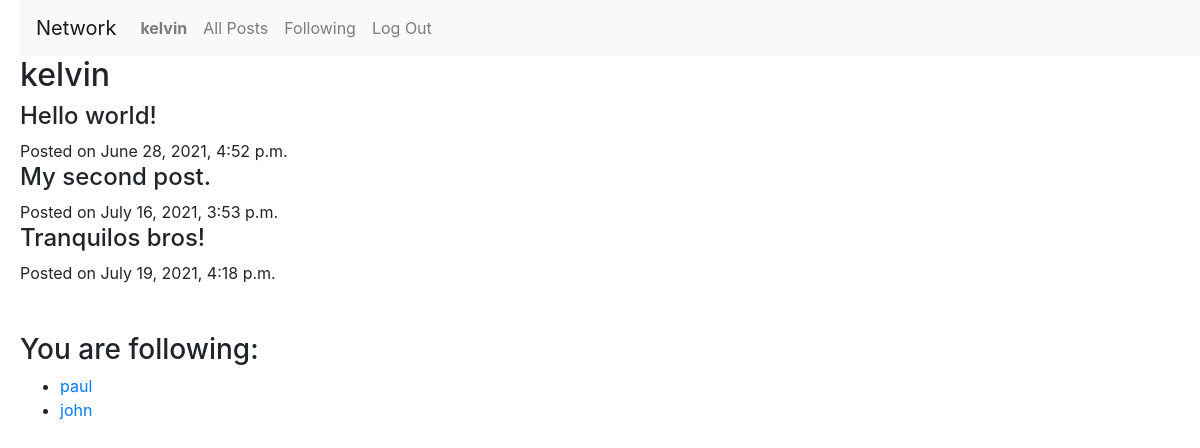
The page /profile/kelvin (signed in) on the database as committed earlier.
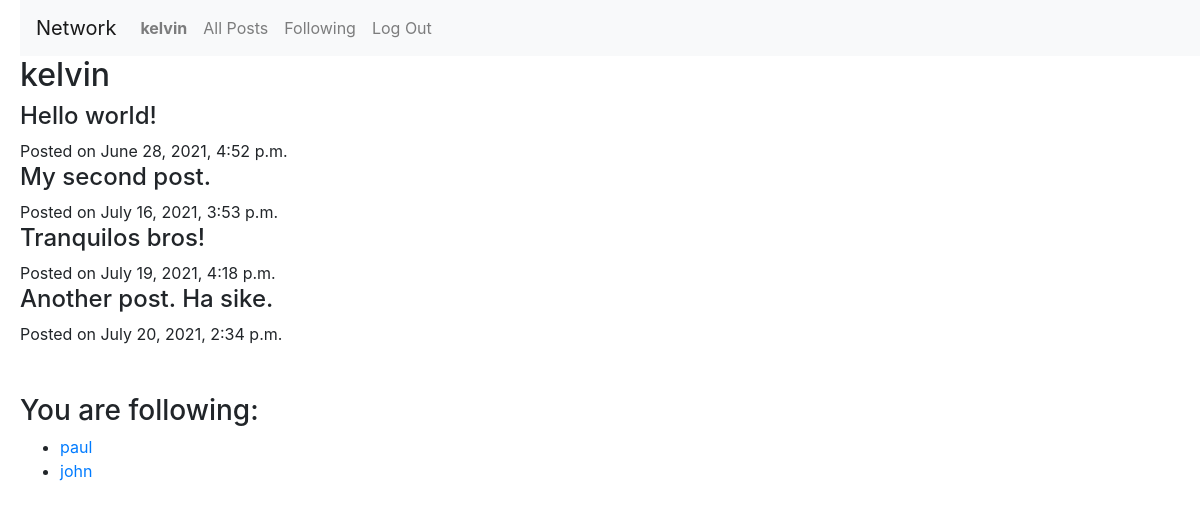
The same page on the database as committed later.
### network/models.py (models this page shows, shortened)
class Post(models.Model):
    poster = models.ForeignKey(User, on_delete=models.SET_NULL, null=True)
    post = models.TextField()
    date = models.DateTimeField(auto_now_add=True)

class Follow(models.Model):
    follower = models.ForeignKey(User, on_delete=models.CASCADE, related_name="fan")
    following = models.ForeignKey(User, on_delete=models.CASCADE, related_name="influencer")
    class Meta:
        unique_together = [["follower", "following"]]

class User(AbstractUser):
    pass

### network/views.py (the view, shortened to what this page needs)
# urls.py: path("profile/<str:username>", views.profile, name="profile"),
def profile(request, username):
    try:
        User.objects.get(username=username)
    except ObjectDoesNotExist:
        return HttpResponse("User does not exist")
    userprofile = User.objects.get(username=username)
    followinglist = Follow.objects.filter(follower=request.user).values_list('following', flat=True)
    if request.user.is_authenticated:
        return render(request, "network/profile.html", {
            "userprofile": userprofile,
            "user_posts": Post.objects.filter(poster=userprofile),
            "follows": Follow.objects.filter(follower=request.user),
            "followinglist": followinglist
        })
    else:
        return render(request, "network/profile.html", {
            "userprofile": userprofile,
            "user_posts": Post.objects.filter(poster=userprofile),
            "follows": None
        })

### network/templates/network/profile.html
{% extends "network/layout.html" %}
{% block body %}
<h2>{{ userprofile.username }}</h2>
{% for post in user_posts %}
<div class="user_post">
    <h4>{{ post.post }}</h4>
    Posted on {{ post.date }}
</div>
{% empty %}
<p>This person has not posted</p>
{% endfor %}
<br>
<br>
{% if user.is_authenticated %}
    {% if request.user != userprofile %}
        <form method="POST" action="{% url 'profile' user.username%}">
            {% csrf_token %}
            <input type="hidden" name="followthis" value="{{ userprofile.username }}">
            {% if userprofile.id in followinglist %}
                <button type="submit">Unfollow <strong>{{ userprofile.username }}</strong></button>
            {% else %}
                <button type="submit">Follow <strong>{{ userprofile.username }}</strong></button>
            {% endif %}
        </form>
    {% else %}
        <h3>You are following:</h3>
        <ul>
        {% for following in follows %}
            <li><a href="{% url 'profile' following.following %}">{{ following.following }}</a>
        {% empty %}
            You are not following anyone.
        {% endfor %}
        </ul>
    {% endif %}
{% else %}
    <div>Please login to see more.</div>
{% endif %}
{% endblock %}

Rows that differ between the two databases and show on the page:
added Post: post "Another post. Ha sike.", date "July 20, 2021, 2:34 p.m."
